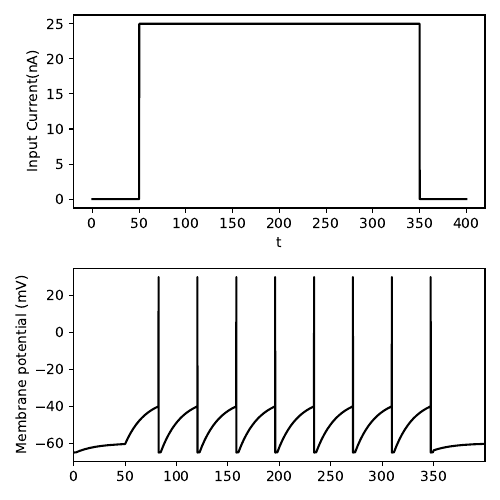

Recreate this plot in Python.
# -*- coding: utf-8 -*-

import numpy as np
import matplotlib.pyplot as plt
from tqdm import tqdm

dt = 5e-5; T = 0.4 # (s)
nt = round(T/dt) # シミュレーションステップ数
tref = 2e-3 # 不応期(s)
tc_m = 2e-2 # 膜時定数(s)
vrest = -60 # 静止膜電位(mV)
vreset = -65 # リセット電位(mV)
vthr = -40 # 閾値電位(mV)
vpeak = 30 #　ピーク電位(mV)
t = np.arange(nt)*dt*1e3 # 時間(ms)
I = 25*(t>50) - 25*(t>350) # 入力電流(に比例する値)(mV)
# 初期化
v = vreset # 膜電位の初期値
tlast = 0 # 最後のスパイクの時間を記録する変数
v_arr = np.zeros(nt) # 膜電位を記録する配列

for i in tqdm(range(nt)):
    dv = (vrest - v + I[i]) / tc_m # 膜電位の変化量
    v = v + ((dt*i) > (tlast + tref))*dv*dt # 更新
    s = 1*(v>=vthr) # 発火の確認
    tlast = tlast*(1-s) + dt*i*s # 発火時刻の更新
    
    v = v*(1-s) + vpeak*s # 発火している場合ピーク電位に更新
    v_arr[i] = v # 膜電位の値を保存
    v = v*(1-s) + vreset*s # 発火している場合に膜電位をリセット
plt.figure(figsize=(5, 5))
plt.subplot(2,1,1)
plt.plot(t,I,color="k")
plt.ylabel("I")
plt.xlabel("t")

plt.subplot(2,1,2)
plt.plot(t, v_arr, color="k")
plt.ylabel('Membrane potential (mV)') 
plt.xlim(0, t.max())
plt.tight_layout()
plt.savefig('LIF_single.pdf')
plt.show()